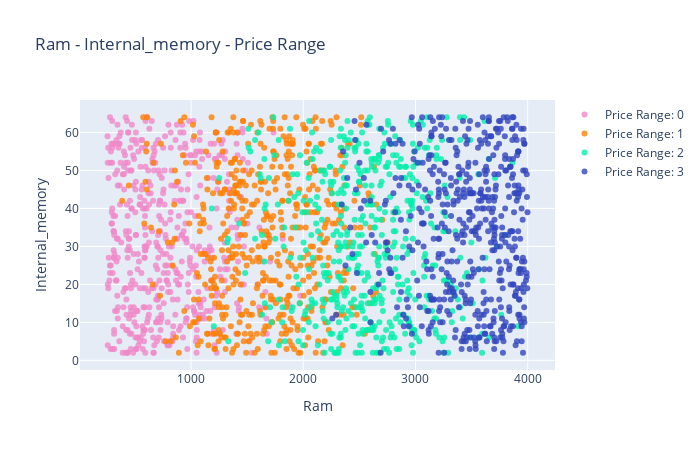

Notebook code cell kept with this figure:
### Markdown cell above
To emphasize the price range classification we divide price range into four part and then classify between Ram and internal memory

### Code cell
import plotly.graph_objs as go
from plotly.offline import iplot
train_0 = train[train.price_range == 0]
train_1 = train[train.price_range == 1]
train_2 = train[train.price_range == 2]
train_3 = train[train.price_range == 3]

trace1 =go.Scatter(
                    y = train_0.int_memory,
                    x = train_0.ram,
                    mode = "markers",
                    name = "Price Range: 0",
                    marker = dict(color = 'rgba(240, 136, 200, 0.8)'),
                    text= train_0.price_range)

trace2 =go.Scatter(
                    y = train_1.int_memory,
                    x = train_1.ram,
                    mode = "markers",
                    name = "Price Range: 1",
                    marker = dict(color = 'rgba(255, 128, 2, 0.8)'),
                    text= train_1.price_range)

trace3 =go.Scatter(
                    y = train_2.int_memory,
                    x = train_2.ram,
                    mode = "markers",
                    name = "Price Range: 2",
                    marker = dict(color = 'rgba(0, 240, 170, 0.8)'),
                    text= train_2.price_range)

trace4 =go.Scatter(
                    y = train_3.int_memory,
                    x = train_3.ram,
                    mode = "markers",
                    name = "Price Range: 3",
                    marker = dict(color = 'rgba(50, 70, 190, 0.8)'),
                    text= train_3.price_range) 


data = [trace1, trace2, trace3, trace4]

layout = dict(title = 'Ram - Internal_memory - Price Range',
              xaxis= dict(title= 'Ram',
                          ticklen= 5,zeroline= False),
              yaxis= dict(title= 'Internal_memory',
                          ticklen= 5,zeroline= False),
             autosize=False,
             width=700,
             height=450,)
fig = dict(data = data, layout = layout)
    
iplot(fig)

### Figure 1 — Plotly figure (JSON) as saved in the notebook; plotly's stock layout.template omitted (floating-point values rounded to 4 significant figures; data arrays with more than 128 entries replaced by an {"elided": "..."} marker saying what was removed)
{"data": [{"marker": {"color": "rgba(240, 136, 200, 0.8)"}, "mode": "markers", "name": "Price Range: 0", "text": {"elided": "500 int values"}, "type": "scatter", "x": {"elided": "500 int values"}, "y": {"elided": "500 int values"}}, {"marker": {"color": "rgba(255, 128, 2, 0.8)"}, "mode": "markers", "name": "Price Range: 1", "text": {"elided": "500 int values"}, "type": "scatter", "x": {"elided": "500 int values"}, "y": {"elided": "500 int values"}}, {"marker": {"color": "rgba(0, 240, 170, 0.8)"}, "mode": "markers", "name": "Price Range: 2", "text": {"elided": "500 int values"}, "type": "scatter", "x": {"elided": "500 int values"}, "y": {"elided": "500 int values"}}, {"marker": {"color": "rgba(50, 70, 190, 0.8)"}, "mode": "markers", "name": "Price Range: 3", "text": {"elided": "500 int values"}, "type": "scatter", "x": {"elided": "500 int values"}, "y": {"elided": "500 int values"}}], "layout": {"autosize": false, "height": 450, "title": {"text": "Ram - Internal_memory - Price Range"}, "width": 700, "xaxis": {"ticklen": 5, "title": {"text": "Ram"}, "zeroline": false}, "yaxis": {"ticklen": 5, "title": {"text": "Internal_memory"}, "zeroline": false}}}
